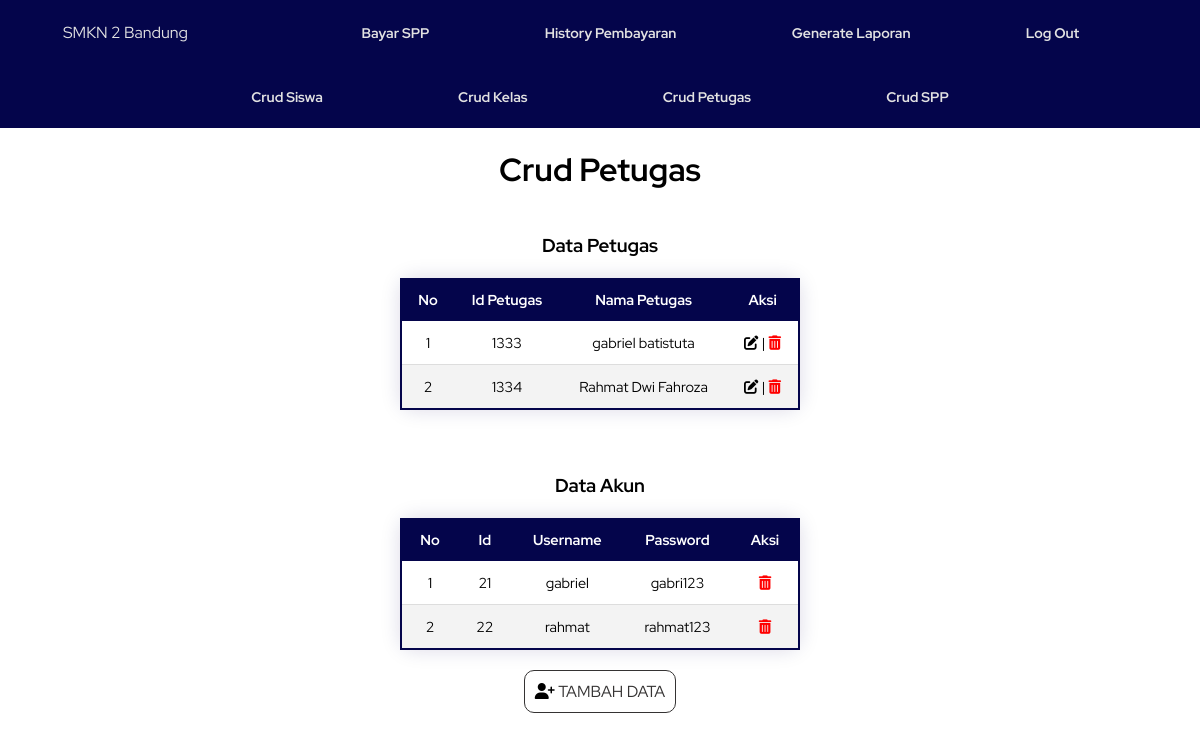
Screenshot of /crud_petugas/index.php with the database file from the repository.
### tables this page shows
CREATE TABLE `petugas` (
  `id_petugas` int(11) NOT NULL,
  `username` varchar(25) NOT NULL,
  `password` varchar(32) NOT NULL,
  `nama_petugas` varchar(35) NOT NULL,
  `level` varchar(20) NOT NULL
);

### crud_petugas/index.php (the view, shortened to what this page needs)
<!DOCTYPE html>
<html>
<head>
	<link rel="stylesheet" href="../css/style-indexed.css">
	<link rel="stylesheet" href="../css/style.css">
</head>
<body>
<nav>
<div class="logo"> <a href="../admin-index.php"> SMKN 2 Bandung </a></div>
         <ul class="navs-link">
            <li><a href="../bayar_spp/bayar-admin.php" class="button active">Bayar SPP</a></li>
            <li><a href="../history_pembayaran/history-admin.php?level=admin" class="button-history">History Pembayaran</a></li>
            <li><a href="../laporan/pilih-laporan.php" class="button-laporan">Generate Laporan</a></li>
            <li><a href="../login/login.php" class="button-logout">Log Out</a></li>
        </ul>
</nav>
<div class="bot-nav">
<ul class="bottom-navul">
                <li><a href="../crud_siswa/index.php" class="button">Crud Siswa</a></li>
                <li><a href="../crud_kelas/index.php" class="button">Crud Kelas</a></li>
                <li><a href="../crud_petugas/index.php" class="button">Crud Petugas</a></li>
                <li><a href="../crud_spp/index.php" class="button">Crud SPP</a></li>
        </ul>
		</div>
	<h1 class="judul" align="center">Crud Petugas</h1><br><br>
	<div class="baris"><div class="kolom">
	<table class="styled-table">
	<h3 align="center">Data Petugas</h3>
    <thead>
        <tr>
		<th>No</th>
			<th>Id Petugas</th>
			<th>Nama Petugas</th>
			<th>Aksi</th>
        </tr>
    </thead>
    <tbody>
	<?php
		$link = mysqli_connect("localhost", "root", "", "appspp");
		$query_mysql = mysqli_query($link, "SELECT * FROM petugas");
		$nomor = 1;
		while($data = mysqli_fetch_array($query_mysql)){
		?>
        <tr>
		<td><?php echo $nomor++; ?></td>
			<td><?php echo $data['id_petugas']; ?></td>
			<td><?php echo $data['nama_petugas']; ?></td>
			<td>
			<a class="edit" href="edit.php?id_petugas=<?php echo $data['id_petugas']; ?>"> <span style="color:black;"><i class="fas fa-edit icon-f"></span></i></a> |
				<a class="hapus" href="hapus.php?id_petugas=<?php echo $data['id_petugas']; ?>"> <span style="color:red;"><i class="fas fa-trash-alt icon-f"></span></i></a>
			</td>
        </tr>
		<?php } ?>
    </tbody>
</table>
	<br>
	<br>
	<br>
	<h3 align="center">Data Akun</h3>
	<table class="styled-table">
    <thead>
        <tr>
		<th>No</th>
			<th>Id</th>
			<th>Username</th>
			<th>Password</th>
			<th>Aksi</th>
        </tr>
    </thead>
    <tbody>
	<?php
		$link = mysqli_connect("localhost", "root", "", "appspp");
		$query_mysql = mysqli_query($link, "SELECT * FROM admin where level='petugas'");
		$nomor = 1;
		while($data = mysqli_fetch_array($query_mysql)){
		?>
        <tr>
		<td><?php echo $nomor++; ?></td>
			<td><?php echo $data['id']; ?></td>
			<td><?php echo $data['username']; ?></td>
			<td><?php echo $data['password']; ?></td>
			<td>
				<a class="hapus" href="hapus.php?id=<?php echo $data['id']; ?>"> <span style="color:red;"><i class="fas fa-trash-alt icon-f"></span></i></a>
			</td>
        </tr>
		<?php } ?>
    </tbody>
</table>
</div>
</div>
<div class="button_cont" align="center">
<a class="btn-tmbah" href="input.php" target="_blank" rel=""> <span style="color:black;"><i class="fas fa-user-plus"></i></span> Tambah Data</a>
</div><br><br>
</body>
</html>

### css/style-indexed.css (style rules this page uses)
* { font-family: "Red Hat Display", sans-serif; }
body { margin: 0px; padding: 0px; box-sizing: border-box; height: 100vh; }
nav { display: flex; justify-content: space-around; align-items: center; min-height: 8vh; background-color: rgb(4, 5, 75); padding: 5px; }
.bot-nav { display: flex; justify-content: space-around; align-items: center; min-height: 8vh; background-color: rgb(4, 5, 75); padding: 5px; }
.bottom-navul { display: flex; justify-content: space-around; width: 70%; }
.bottom-navul li { list-style: none; }
.bottom-navul a { color: #e2e2e2; text-decoration: none; font-weight: bold; font-size: 14px; }
.logo { color: rgb(226, 226, 226); }
.logo a { text-decoration: none; color: rgb(226, 226, 226); }
.navs-link { display: flex; justify-content: space-around; width: 70%; }
.navs-link li { list-style: none; }
.navs-link a { color: #e2e2e2; text-decoration: none; font-weight: bold; font-size: 14px; }
.navs-link a, .crudli button { transition: 0.3s; }
.active { color: rgb(201, 160, 28); }

### css/style.css (style rules this page uses)
* { margin: 0px; padding: 0px; box-sizing: border-box; }
.judul { margin-top: 20px; }
.styled-table { border-collapse: collapse; margin-top: 20px; margin-left: auto; margin-right: auto; font-size: 0.9em; font-family: sans-serif; min-width: 400px; box-shadow: 0 0 20px rgba(18, 13, 94, 0.15); }
table { border-radius: 1em; }
.styled-table thead tr { background-color: rgb(4, 5, 75); color: #ffffff; text-align: center; border-left: 2px solid rgb(4, 5, 75); border-right: 2px solid rgb(4, 5, 75); }
.styled-table th, .styled-table td { padding: 12px 15px; text-align: center; }
.styled-table tbody tr { border-bottom: 1px solid #dddddd; border-left: 2px solid rgb(4, 5, 75); border-right: 2px solid rgb(4, 5, 75); }
.styled-table tbody tr:nth-of-type(even) { background-color: #f3f3f3; }
.styled-table tbody tr:last-of-type { border-bottom: 2px solid rgb(4, 5, 75); }
.btn-tmbah { color: rgb(53, 51, 51) !important; text-transform: uppercase; text-decoration: none; background: #ffffff; padding: 10px; border: 1px solid rgb(53, 51, 51) !important; display: inline-block; transition: all 0.4s ease 0s; margin-top: 20px; border-radius: 10px; }
.logo a { text-decoration: none; color: rgb(226, 226, 226); }

### rows the page displays
petugas: id_petugas "1333", nama_petugas "gabriel batistuta"
petugas: id_petugas "1334", nama_petugas "Rahmat Dwi Fahroza"

### other values shown
$data['id'] "21"
$data['username'] "gabriel"
$data['password'] "gabri123"
$data['id'] "22"
$data['username'] "rahmat"
$data['password'] "rahmat123"
